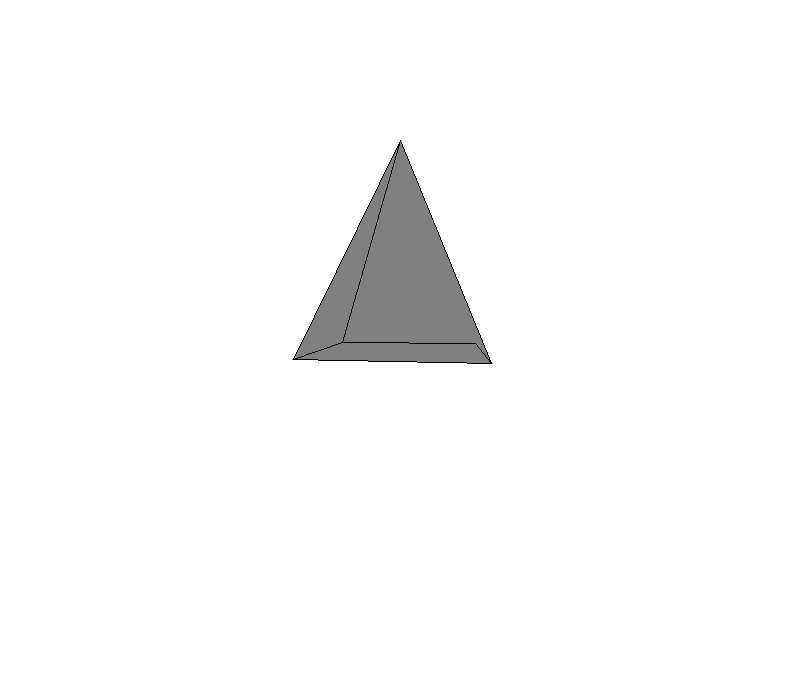

The Python source for this figure:
from math import cos, sin, pi
from PIL import Image, ImageDraw

# Definisikan parameter transformasi
alpha = -20
beta = -20
Distance = 10
L = 800
T = 700

# Definisikan vertex dan faces
vertex = [[0, 5, 0], [-2, 0, 2], [2, 0, 2], [2, 0, -2], [-2, 0, -2]]
faces = [[0, 1, 2], [0, 2, 3], [0, 3, 4], [0, 4, 1], [1, 2, 3, 4]]

# Definisikan a fungsi untuk transformasi koordinat 3D ke koordinat 2D 
def transform(x, y, z):
    # Apply rotation
    xs = -z*sin(alpha/180) + x*cos(alpha/180)
    ys = -z*cos(alpha/180)*sin(beta/180) - x*sin(alpha/180)*sin(beta/180) + y*cos(beta/180)
    zs = Distance - (-z*cos(alpha/180)*cos(beta/180) - x*sin(alpha/180)*cos(beta/180) - y*sin(beta/180))
    # Apply projection
    xp = (xs*L/2)/zs
    yp = (ys*L/2)/zs
    # Translate to screen coordinates
    xd = L/2 + round(xp)
    yd = T/2 - round(yp)
    return xd, yd

img = Image.new('RGB', (L, T), 'white')
draw = ImageDraw.Draw(img)
for face in faces:
    points = []
    for vertex_index in face:
        x, y, z = vertex[vertex_index]
        points.append(transform(x, y, z))
    draw.polygon(points, fill='gray', outline='black')

# Simpan gambar
img.save('pyramid.png')